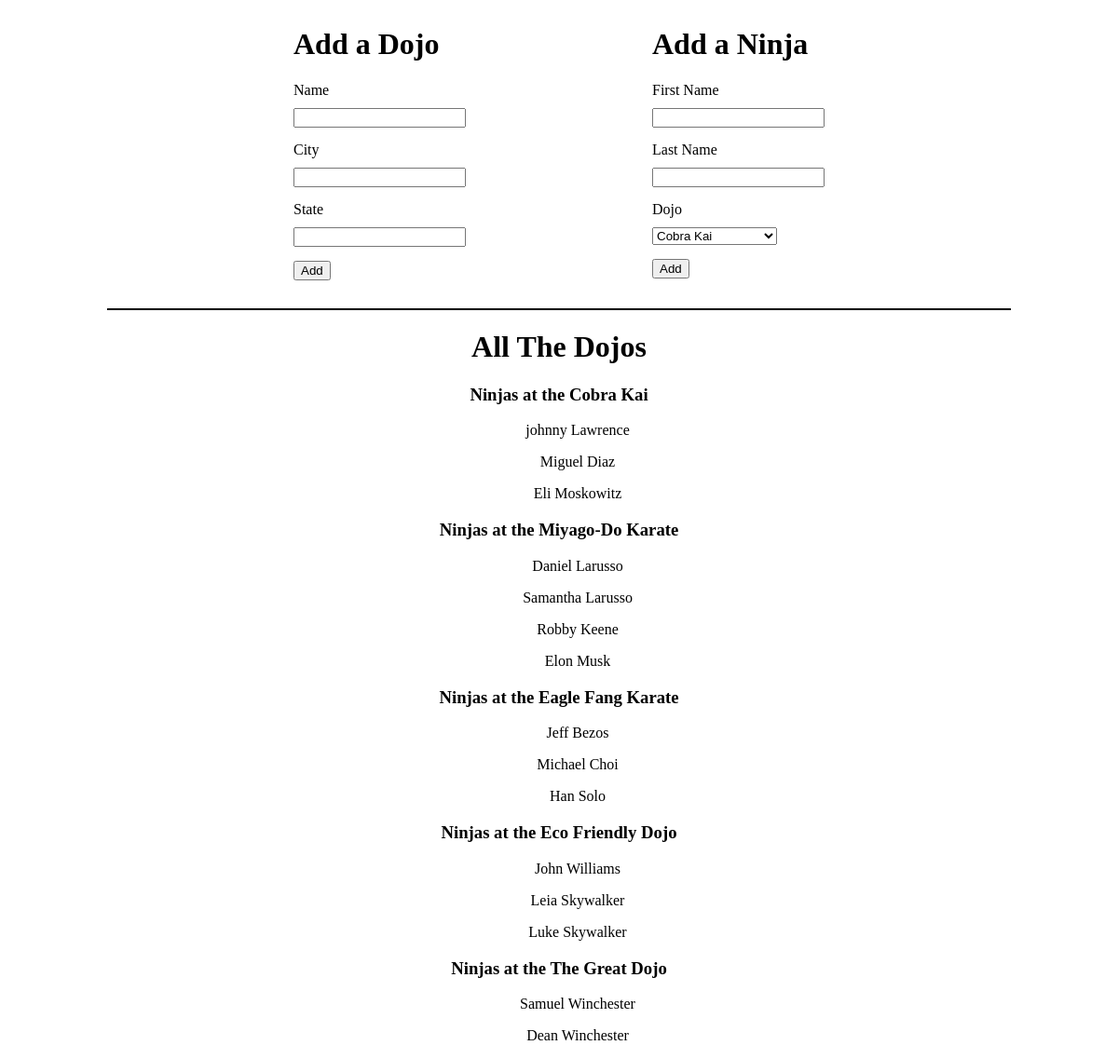
The page / on the database its author committed.
### dojo_ninjas_app/models.py (models this page shows)
class Dojo(models.Model):
    name = models.CharField(max_length=15)
    city = models.CharField(max_length=15)
    state = models.CharField(max_length=15)
    desc = models.TextField(default="Old Dojo")

class Ninja(models.Model):
    dojo_id = models.ForeignKey(Dojo, related_name="ninjas", on_delete = models.CASCADE)
    first_name = models.CharField(max_length=15)
    last_name = models.CharField(max_length=15)

### dojo_ninjas_app/views.py (the view)
# urls.py: path('', views.index),
def index(request):
    context = {
        "dojos": Dojo.objects.all(),
        "ninjas": Ninja.objects.all(),
    }
    return render(request, "index.html", context)

### dojo_ninjas_app/templates/index.html (shortened to what this page needs)
<!DOCTYPE html>
<html lang="en">
<head>
    {% load static %}
    <link rel="stylesheet" href="{% static 'css/style.css' %}">
</head>
<body>
    <div class="container">
        <div class="top-content">
            <form action="/processdojo", method="POST">
                <h1>Add a Dojo</h1>
                <label for="name">Name</label>
                <input type="text" name="name">
                <label for="city">City</label>
                <input type="text" name="city">
                <label for="state">State</label>
                <input type="type" name="state">
                <button type="submit">Add</button>
            </form>
            <form action="/processninja", method="POST">
                <h1>Add a Ninja</h1>
                <label for="fname">First Name</label>
                <input type="text" name="fname">
                <label for="lname">Last Name</label>
                <input type="text" name="lname">
                <label for="dojo">Dojo</label>
                <select name="dojo">
                    {% for dojo in dojos %}
                        <option value="{{dojo.id}}">{{dojo.name}}</option>
                    {% endfor %}
                </select>
                <button type="submit">Add</button>
            </form>
        </div>
        <div class="bottom-content">
            <h1>All The Dojos</h1>
            {% for dojo in dojos %}
                <h3>Ninjas at the {{dojo.name}}</h3>
                {% for ninja in dojo.ninjas.all %}
                    <ul>
                        <li>{{ ninja.first_name }} {{ninja.last_name}}</li>
                    </ul>
                {% endfor %}
            {% endfor %}
        </div>
    </div>
</body>
</html>

### dojo_ninjas_app/static/css/style.css (style rules this page uses)
.container { width: 970px; margin: auto; }
.top-content { display: flex; justify-content: center; justify-content: space-evenly; border-bottom: 2px solid black; padding-bottom: 30px; }
.top-content form input { display: block; margin-bottom: 15px; }
.top-content label { display: flex; margin-bottom: 10px; }
.top-content select { display: block; margin-bottom: 15px; }
.bottom-content { text-align: center; }
ul { list-style-type: none; }

### rows shown on the page
Dojo: name "Cobra Kai"
Ninja: first_name "johnny", last_name "Lawrence"
Ninja: first_name "Miguel", last_name "Diaz"
Ninja: first_name "Eli", last_name "Moskowitz"
Dojo: name "Miyago-Do Karate"
Ninja: first_name "Daniel", last_name "Larusso"
Ninja: first_name "Samantha", last_name "Larusso"
Ninja: first_name "Robby", last_name "Keene"
Ninja: first_name "Elon", last_name "Musk"
Dojo: name "Eagle Fang Karate"
Ninja: first_name "Jeff", last_name "Bezos"
Ninja: first_name "Michael", last_name "Choi"
Ninja: first_name "Han", last_name "Solo"
Dojo: name "Eco Friendly Dojo"
Ninja: first_name "John", last_name "Williams"
Ninja: first_name "Leia", last_name "Skywalker"
Ninja: first_name "Luke", last_name "Skywalker"
Dojo: name "The Great Dojo"
Ninja: first_name "Samuel", last_name "Winchester"
Ninja: first_name "Dean", last_name "Winchester"

### other values the page prints
form field dojo "Cobra Kai"
